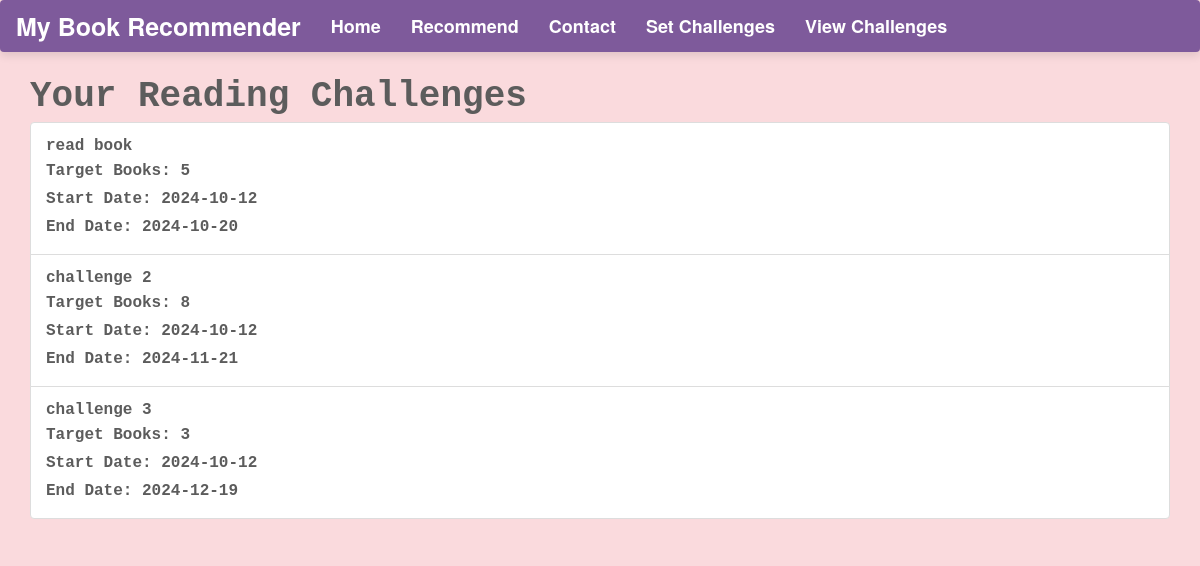
The page /view_challenges on the database as committed earlier.
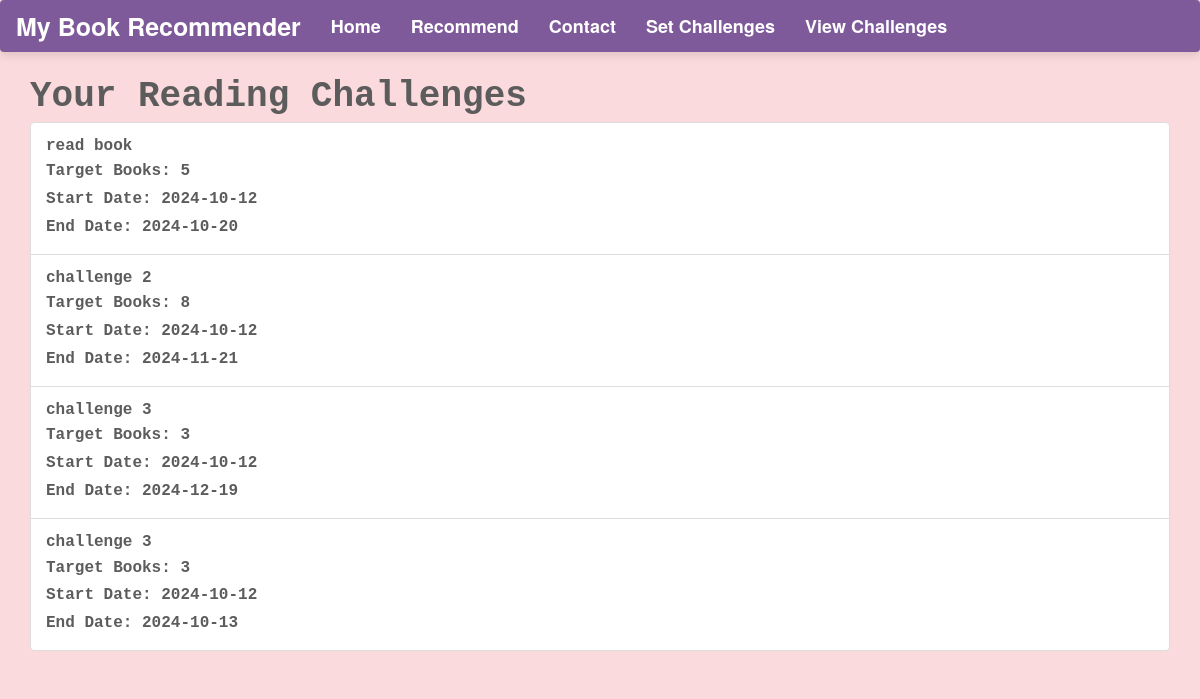
The same page on the database as committed later.
### tables this page shows
CREATE TABLE challenges (
        id INTEGER PRIMARY KEY AUTOINCREMENT,
        user_id INTEGER,
        challenge_description TEXT,
        target_books INTEGER,
        start_date DATE,
        end_date DATE
    );

### app.py (the view)
@app.route('/view_challenges')
def view_challenges():
    conn = get_db_connection()
    challenges = conn.execute('SELECT * FROM challenges WHERE user_id = 1').fetchall()  # Static user_id for now
    conn.close()
    return render_template('view_challenges.html', challenges=challenges)

### app.py (called while the page is built)
def get_db_connection():
    conn = sqlite3.connect('your_database.db')  # Make sure to use your database file
    conn.row_factory = sqlite3.Row
    return conn

### templates/view_challenges.html (shortened to what this page needs)
<!DOCTYPE html>
<html lang="en">
<head>
    <link rel="stylesheet" href="https://cdn.jsdelivr.net/npm/bootstrap@3.3.7/dist/css/bootstrap.min.css">
</head>
<body>
<body style="background-color: #FADADD">
    <nav class="navbar">
        <div class="container-fluid">
            <div class="navbar-header">
                <a class="navbar-brand" id="texxt">My Book Recommender</a>
            </div>
            <ul class="nav navbar-nav">
                <li><a href="/" id="texxt">Home</a></li>
                <li><a href="/recommend" id="texxt">Recommend</a></li>
                <li><a href="/contact" id="texxt">Contact</a></li>
                <li><a href="/set_challenge" id="texxt">Set Challenges</a></li>
                <li><a href="/view_challenges" id="texxt">View Challenges</a></li>
            </ul>
        </div>
    </nav>
    <div class="container">
        <h1 class="text-white">Your Reading Challenges</h1>
        <ul class="list-group">
            {% for challenge in challenges %}
                <li class="list-group-item">
                    <h4 class="text-white">{{ challenge.challenge_description }}</h4>
                    <p class="text-white">Target Books: {{ challenge.target_books }}</p>
                    <p class="text-white">Start Date: {{ challenge.start_date }}</p>
                    <p class="text-white">End Date: {{ challenge.end_date }}</p>
                </li>
            {% else %}
                <li class="list-group-item text-white">No challenges set yet!</li>
            {% endfor %}
        </ul>
    </div>
</body>
</html>

### templates/view_challenges.html (style rules this page uses)
.text-white { color: #5C5C5C; font-family: "Lucida Console", "Courier New", monospace; margin: 5px 0; font-weight: bold; }
#texxt { color: white; }
.navbar { background-color: #7E5A9B; box-shadow: 0 4px 8px rgba(0, 0, 0, 0.1); }
.navbar-brand { font-size: 25px; font-weight: bold; color: white; }
.navbar-nav > li > a { font-size: 18px; color: white !important; font-weight: bold; transition: background-color 0.3s ease, color 0.3s ease; }
h4, p { font-size: 16px; margin: 10px 0; }

Rows that differ between the two databases and show on the page:
added challenges: challenge_description "challenge 3", target_books "3", start_date "2024-10-12", end_date "2024-10-13"
